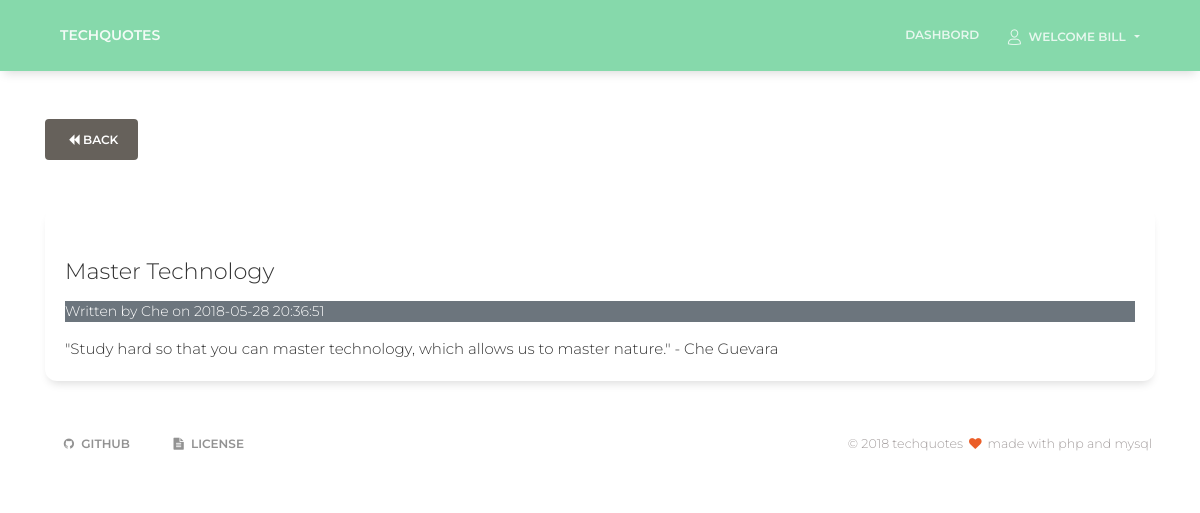
/posts/show/29 (signed in), run on the app's committed database.
### tables this page shows
CREATE TABLE `posts` (
  `id` int(11) NOT NULL,
  `user_id` int(11) NOT NULL,
  `title` varchar(225) NOT NULL,
  `body` text NOT NULL,
  `created_at` datetime NOT NULL DEFAULT CURRENT_TIMESTAMP
);

CREATE TABLE `users` (
  `id` int(11) NOT NULL,
  `name` varchar(225) NOT NULL,
  `lastname` varchar(255) NOT NULL,
  `email` varchar(225) NOT NULL,
  `password` varchar(225) NOT NULL,
  `created_at` datetime NOT NULL DEFAULT CURRENT_TIMESTAMP
);

### app/controllers/Posts.php (called while the page is built, shortened)
<?php
  class Posts extends Controller{
    public function __construct(){
      $this->postModel = $this->model('Post');
      $this->userModel = $this->model('User');
    }
    public function show($id){
      $post = $this->postModel->getPostById($id);
      $user = $this->userModel->getUserById($post->user_id);
      $data = [
        'post' => $post,
        'user' => $user
      ];
      $this->view('posts/show', $data);
    }
  }

### app/libraries/Core.php (called while the page is built, shortened)
<?php
  class Core {
    protected $currentMethod = 'index';
    public function __construct(){
      $url = $this->getUrl();
      if(file_exists('../app/controllers/'.ucwords($url[0]).'.php')){
        unset($url[0]);
      }
      $this->currentController = new $this->currentController;
      if(isset($url[1])){
        if(method_exists($this->currentController, $url[1])){
          $this->currentMethod = $url[1];
          unset($url[1]);
        }
      }
      $this->params = $url ? array_values($url) : [];
      call_user_func_array([$this->currentController, $this->currentMethod], $this->params);
    }
    public function getUrl(){
        if(isset($_GET['url'])){
          $url = rtrim($_GET['url'], '/');
          $url = filter_var($url, FILTER_SANITIZE_URL);
          $url = explode('/', $url);
          return $url;
        }
    }
  }

### public/index.php (called while the page is built, shortened)
<?php
  $init = new Core;

### app/libraries/Database.php (called while the page is built, shortened)
<?php
class Database {
  private $host = DB_HOST;
  private $user = DB_USER;
  private $pass = DB_PASS;
  private $dbname = DB_NAME;
  private $dbh;
  private $stmt;
  public function __construct() {
    $dsn = 'mysql:host=' . $this->host . ';dbname=' . $this->dbname;
    $options = array (
      PDO::ATTR_PERSISTENT => true,
      PDO::ATTR_ERRMODE => PDO::ERRMODE_EXCEPTION
    );
    try {
      $this->dbh = new PDO ($dsn, $this->user, $this->pass, $options);
    }
    catch ( PDOException $e ) {
      $this->error = $e->getMessage();
    }
  }
  public function query($query) {
    $this->stmt = $this->dbh->prepare($query);
  }
  public function bind($param, $value, $type = null) {
    if (is_null ($type)) {
      switch (true) {
        default :
          $type = PDO::PARAM_STR;
      }
    }
    $this->stmt->bindValue($param, $value, $type);
  }
  public function execute(){
    return $this->stmt->execute();
  }
  public function single(){
    $this->execute();
    return $this->stmt->fetch(PDO::FETCH_OBJ);
  }
}

### app/models/Post.php (called while the page is built, shortened)
<?php
  class Post {
    private $db;
    public function __construct(){
      $this->db = new Database;
    }
    public function getPostById($id){
      $this->db->query("SELECT * FROM posts WHERE id = :id");
      $this->db->bind(':id', $id);
      $row = $this->db->single();
      return $row;
    }
  }

### app/models/User.php (called while the page is built, shortened)
<?php
  class User {
    private $db;
    public function __construct(){
      $this->db = new Database;
    }
    public function getUserById($id){
      $this->db->query("SELECT * FROM users WHERE id = :id");
      $this->db->bind(':id', $id);
      $row = $this->db->single();
      return $row;
    }
  }

### app/views/posts/show.php (the view, shortened to what this page needs)
<?php require APPROOT . '/views/partials/header.php'; ?>
<div class="container mt-5">
      <div class="row">
        <div class="col">
  <a href="<?php echo URLROOT; ?>" class="btn btn-light"><i class="fa fa-backward" aria-hidden="true"></i>Back</a>
  <br>
  <div class="card card-body mt-5">
  <h4 class="mb-3"><?php echo $data['post']->title; ?></h4>
  <div class="bg-secondary text-white author">
    Written by <?php echo $data['user']->name; ?> on <?php echo $data['post']->created_at; ?>
  </div>
  <p class="card-text mt-3"><?php echo $data['post']->body; ?></p>
  </div>
</div>
</div>
<?php require APPROOT . '/views/partials/footer.php'; ?>

### data on the page
posts: title "Master Technology", created_at "2018-05-28 20:36:51", body "\"Study hard so that you can master technology, which allows us to master nature.\" - Che Guevara"
users: name "Che"

### other printed values
SITENAME "TECHQUOTES"
$_SESSION['user_name'] "BILL"
